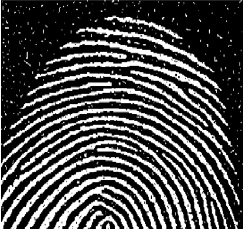
#> input picture lab_8/HW_fingerprint.png, 243 x 229 px
$ jupyter execute homework_lab8.ipynb
#> lines starting #> are read from the running program, lines starting #| are printed output that depends on the picture; after the words box and inside, x2 and y2 are one past the last pixel; in counts of white or black regions, pixels touching at a corner belong together
[cell 1]
import cv2
import numpy as np
from matplotlib import pyplot as plt

[cell 2]
kernel = cv2.getStructuringElement(cv2.MORPH_RECT,(3,3))
print(kernel)

[cell 3]
img = cv2.imread("HW_fingerprint.png")
#> img is the input picture: shape (229, 243, 3); mean B, G, R 75.3, 74.4, 75.2
gray = cv2.cvtColor(img, cv2.COLOR_BGR2GRAY)
plt.imshow( gray, cmap = 'gray')
plt.show()

[cell 4]
_, binary = cv2.threshold(gray, 127, 255, cv2.THRESH_BINARY)
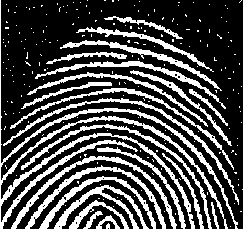
#> binary: shape (229, 243); 28.9% white; 221 white regions (198 under 20 px), largest, box (x1, y1, x2, y2) and area: (0, 0, 238, 229) 3995, (11, 156, 177, 229) 980, (3, 98, 239, 205) 916
print(binary)
#> (printed output is left out)

[cell 5]
print("binary dtype:", binary.dtype, "shape:", binary.shape)
#| binary dtype: uint8 shape: (229, 243)

[cell 6]
erosion1 = cv2.erode(binary, kernel, iterations=1)
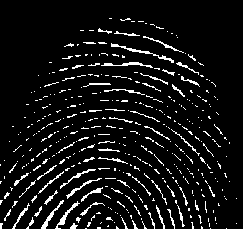
#> erosion1: shape (229, 243); 7.7% white in thin lines or dots, all inside (x1, y1, x2, y2) = (0, 18, 237, 229)
plt.imshow( erosion1 , cmap= 'gray')
plt.show()

[cell 7]
dilation1 = cv2.dilate(erosion1, kernel, iterations=1)
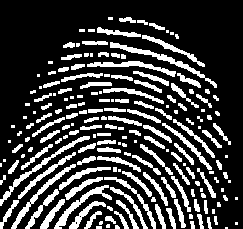
#> dilation1: shape (229, 243); 24% white; 188 white regions (61 under 20 px), largest, box (x1, y1, x2, y2) and area: (110, 42, 217, 88) 522, (0, 136, 90, 206) 469, (54, 185, 112, 229) 424
plt.imshow( dilation1 , cmap= 'gray')
plt.show()

[cell 8]
dilation2 = cv2.dilate(dilation1, kernel, iterations=1)
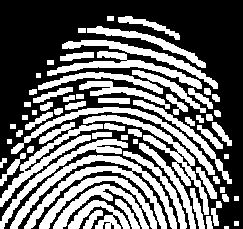
#> dilation2: shape (229, 243); 42.6% white; 69 white regions (1 under 20 px), largest, box (x1, y1, x2, y2) and area: (10, 155, 177, 229) 2906, (0, 122, 103, 207) 1578, (83, 115, 209, 215) 1538
plt.imshow( dilation2 , cmap= 'gray')
plt.show()

[cell 9]
erosion2 = cv2.erode(dilation2, kernel, iterations=1)
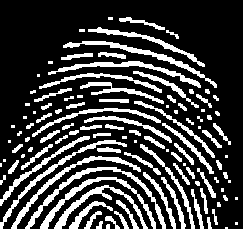
#> erosion2: shape (229, 243); 24.5% white; 111 white regions (34 under 20 px), largest, box (x1, y1, x2, y2) and area: (25, 167, 166, 229) 834, (40, 177, 156, 229) 706, (63, 41, 217, 88) 704
plt.imshow( erosion2 , cmap= 'gray')
plt.show()

[cell 10]
fig, axes = plt.subplots(1, 5, figsize=(12,4))

axes[0].imshow(img, cmap = 'gray')
axes[0].set_title("Original Picture")
axes[0].axis('off')

axes[1].imshow(erosion1, cmap='gray')
axes[1].set_title("Erosion (1st)")
axes[1].axis('off')

axes[2].imshow(dilation1, cmap='gray')
axes[2].set_title("Dilation (1st)")
axes[2].axis('off')

axes[3].imshow(dilation2, cmap='gray')
axes[3].set_title("Dilation (2nd)")
axes[3].axis('off')

axes[4].imshow(erosion2, cmap='gray')
axes[4].set_title("Erosion (final)")
axes[4].axis('off')


plt.show()
#> figure, not shown here; B, G, R data is drawn as R, G, B

$ run again, with lab_8/image.png copied over lab_8/HW_fingerprint.png
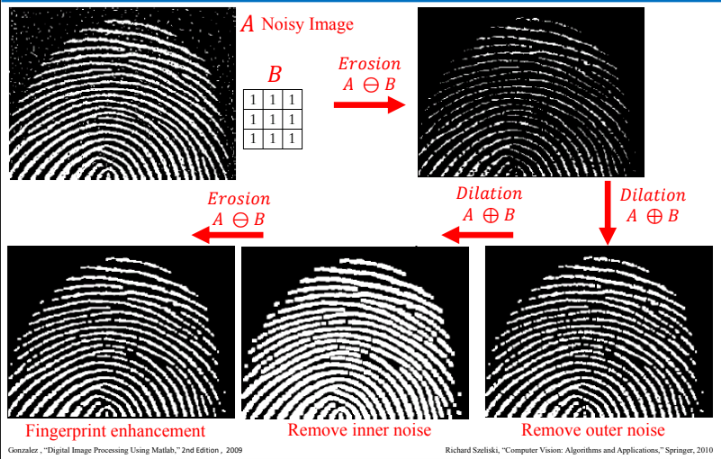
#> input picture lab_8/image.png, 721 x 459 px
#> img is the input picture: shape (459, 721, 3); mean B, G, R 137.8, 137.4, 141
#> `_, binary = cv2.threshold(gray, 127, 255, cv2.THRESH_BINARY)`:
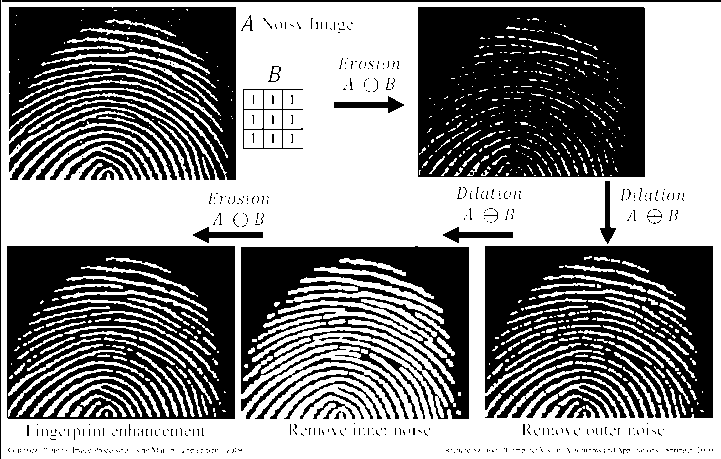
#> binary: shape (459, 721); 53.9% white; 455 black regions (418 under 20 px), largest, box (x1, y1, x2, y2) and area: (418, 7, 645, 177) 36209, (7, 246, 235, 419) 29597, (485, 246, 713, 418) 29242
#> (printed output is left out)
#| binary dtype: uint8 shape: (459, 721)
#> erosion1: shape (459, 721); 38.9% white; 974 white regions (899 under 20 px), largest, box (x1, y1, x2, y2) and area: (2, 3, 721, 459) 118954, (301, 278, 442, 312) 380, (295, 292, 443, 323) 373
#> dilation1: shape (459, 721); 49.9% white; 570 white regions (318 under 20 px), largest, box (x1, y1, x2, y2) and area: (1, 2, 721, 459) 139269, (264, 300, 423, 341) 1421, (252, 327, 454, 402) 1058
#> dilation2: shape (459, 721); 60.7% white; 303 black regions (270 under 20 px), largest, box (x1, y1, x2, y2) and area: (419, 8, 644, 176) 37416, (486, 247, 712, 417) 25901, (8, 247, 234, 418) 25859
#> `erosion2 = cv2.erode(dilation2, kernel, iterations=1)`:
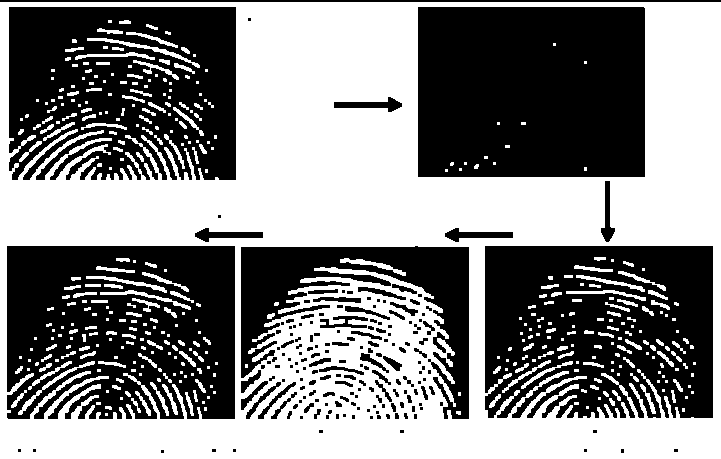
#> erosion2: shape (459, 721); 51.8% white; 181 black regions (107 under 20 px), largest, box (x1, y1, x2, y2) and area: (418, 7, 645, 177) 38438, (7, 246, 235, 419) 32763, (485, 246, 713, 418) 32688
